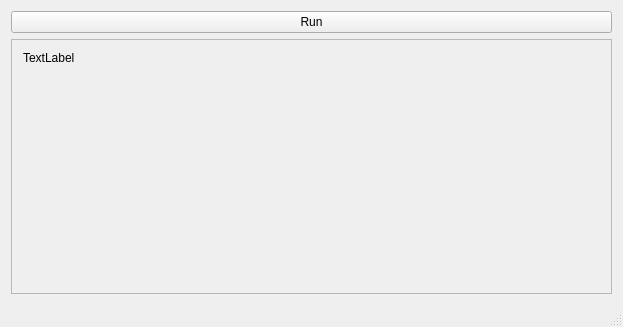
<?xml version="1.0" encoding="UTF-8"?>
<ui version="4.0">
 <class>MainWindow</class>
 <widget class="QMainWindow" name="MainWindow">
  <property name="geometry">
   <rect>
    <x>0</x>
    <y>0</y>
    <width>623</width>
    <height>327</height>
   </rect>
  </property>
  <property name="windowTitle">
   <string>MainWindow</string>
  </property>
  <widget class="QWidget" name="centralWidget">
   <layout class="QVBoxLayout" name="verticalLayout">
    <item>
     <widget class="QPushButton" name="btnRun">
      <property name="text">
       <string>Run</string>
      </property>
     </widget>
    </item>
    <item>
     <widget class="RZQScrollArea" name="scrollArea">
      <property name="horizontalScrollBarPolicy">
       <enum>Qt::ScrollBarAlwaysOff</enum>
      </property>
      <property name="sizeAdjustPolicy">
       <enum>QAbstractScrollArea::AdjustToContents</enum>
      </property>
      <property name="widgetResizable">
       <bool>true</bool>
      </property>
      <property name="alignment">
       <set>Qt::AlignLeading|Qt::AlignLeft|Qt::AlignTop</set>
      </property>
      <widget class="QWidget" name="scrollAreaWidgetContents">
       <property name="geometry">
        <rect>
         <x>0</x>
         <y>0</y>
         <width>599</width>
         <height>217</height>
        </rect>
       </property>
       <property name="autoFillBackground">
        <bool>true</bool>
       </property>
       <layout class="QVBoxLayout" name="verticalLayout_2">
        <item>
         <widget class="QLabel" name="lblConsoleOutput">
          <property name="text">
           <string>TextLabel</string>
          </property>
          <property name="alignment">
           <set>Qt::AlignLeading|Qt::AlignLeft|Qt::AlignTop</set>
          </property>
          <property name="wordWrap">
           <bool>true</bool>
          </property>
          <property name="textInteractionFlags">
           <set>Qt::NoTextInteraction</set>
          </property>
         </widget>
        </item>
       </layout>
      </widget>
     </widget>
    </item>
   </layout>
  </widget>
  <widget class="QMenuBar" name="menuBar">
   <property name="geometry">
    <rect>
     <x>0</x>
     <y>0</y>
     <width>623</width>
     <height>26</height>
    </rect>
   </property>
  </widget>
  <widget class="QStatusBar" name="statusBar"/>
 </widget>
 <layoutdefault spacing="6" margin="11"/>
 <customwidgets>
  <customwidget>
   <class>RZQScrollArea</class>
   <extends>QScrollArea</extends>
   <header>rzqscrollarea.h</header>
   <container>1</container>
  </customwidget>
 </customwidgets>
 <resources/>
 <connections/>
</ui>
